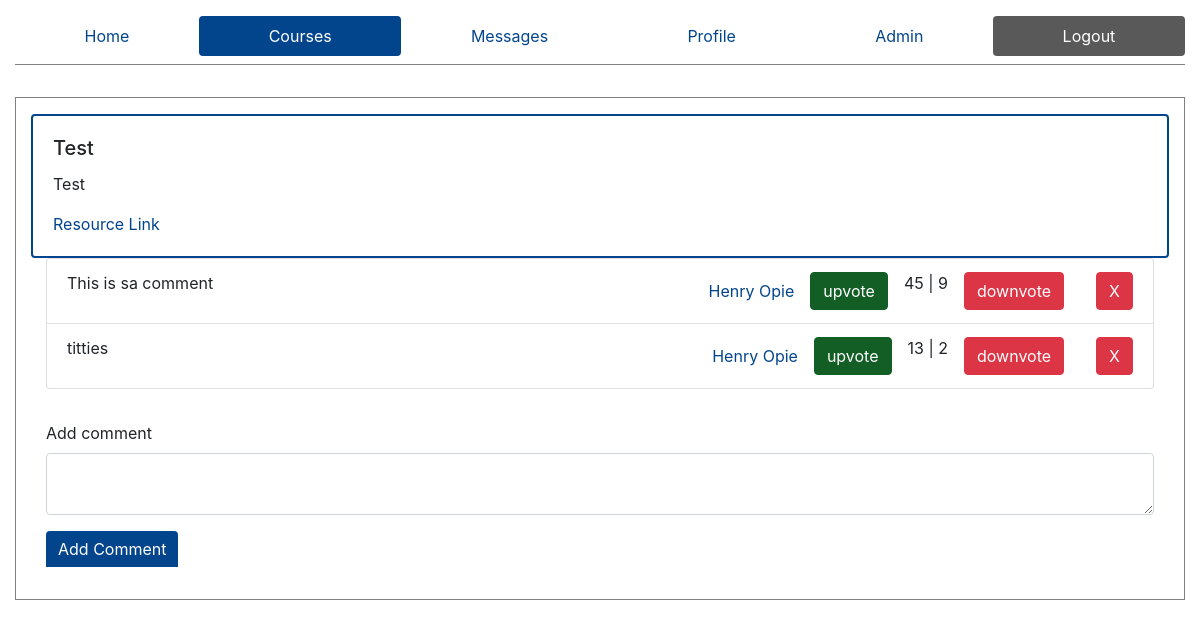
Before: /courses/1111/4 (signed in) with the older database file.
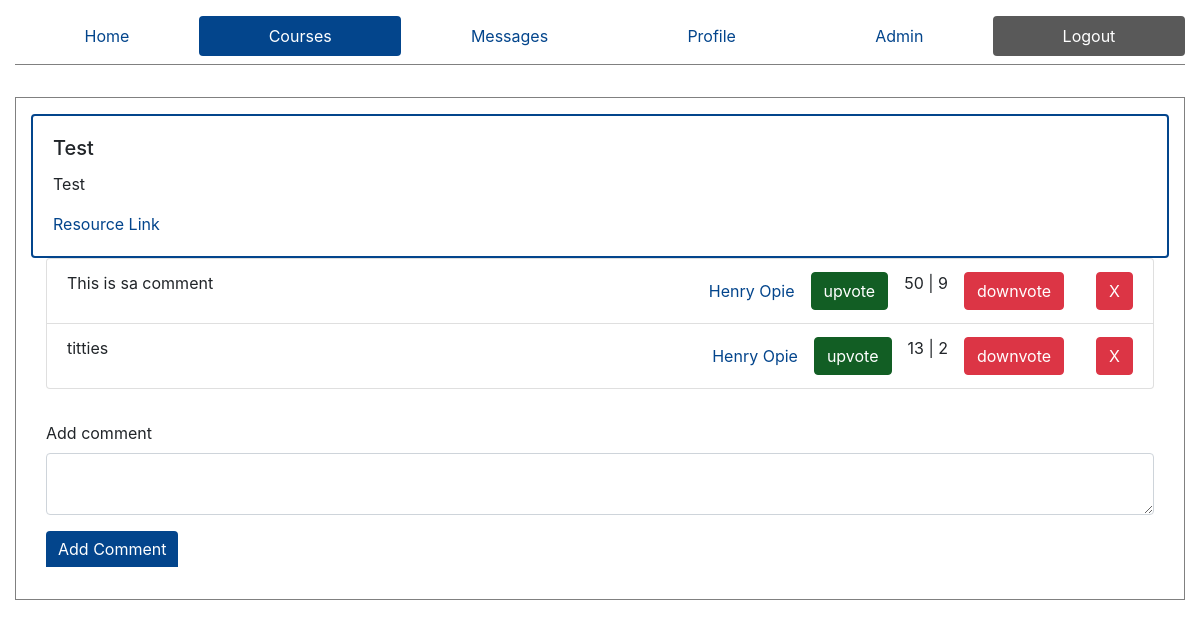
After: the same page with the newer database file.
### ed/models.py (models this page shows)
class Comment(models.Model):
    resource = models.ForeignKey(Resource, on_delete=models.CASCADE, related_name='comments')
    body = models.TextField()
    user = models.ForeignKey(Profile, on_delete=models.CASCADE, null=True)
    upvotes = models.IntegerField(default=0)
    downvotes = models.IntegerField(default=0)

class Profile(models.Model):
    user = models.OneToOneField(User, on_delete=models.CASCADE, related_name='+', default=1)
    FirstName = models.CharField(max_length=50,default='firstname')
    LastName = models.CharField(max_length=50,default='lastname')
    is_admin = models.BooleanField('Is admin', default=False)

### ed/views.py (the view, shortened to what this page needs)
# urls.py: path('courses/<slug:code>/<int:id>', views.singleResource, name='Resource'),
def singleResource(request,code, id):
    is_admin = False
    p = Profile.objects.get(user=request.user)
    error = ''
    if p.is_admin:
        is_admin = True
    if not request.POST:
        resource = Resource.objects.get(id=id)
        try:
            comments = Comment.objects.filter(resource=resource).\
                annotate(totalvotes = F('upvotes') - F('downvotes')).order_by('-totalvotes')
        except:
            comments = {}
        context = {
            'active': 'courses',
            'resource': resource,
            'comments': comments,
            'is_admin': is_admin
        }
        return render(request, 'resource.html', context=context)

### templates/resource.html (shortened to what this page needs)
{% extends "core.html" %}
{% block content %}
<div class="card">
    <div class="card-body">
        <h5 class="card-title">
            {{ resource.resourceName}}
        </h5>
        <p class="card-text">
            {{ resource.resourceDescription}}
        </p>
        {% if resource.resourceLink %}
        <a href="{{resource.resourceLink}}" target='_blank'>
            Resource Link
        </a>
        {% endif %}
    </div>
</div>
<div class="container-fluid">
    {% if comments %}
        <ul class='list-group'>
            {% for comment in comments %}
                <li class="list-group-item" style="display: flex;">
                    <div class="comment-body" style="width: 50%; max-width: 50%;">
                    {{comment.body}}
                    </div>
                    <div class="comment-author" style="margin-left: auto; display: flex; align-items: center;">
                        <a href="/profile/{{comment.user.id}}">
                            {{comment.user.FirstName}} {{comment.user.LastName}}
                        </a>
                    </div>
                    <div class="comment-votes">
                        <div class="upvote">
                            <form action="/courses/{{resource.course.courseCode}}/{{resource.id}}" method="post" >
                                <input type="submit" value="upvote" class="btn btn-success">
                            </form>
                        </div>
                        <p>
                            {{comment.upvotes}} | {{comment.downvotes}}
                        </p>
                        <div class="downvote">
                            <form action="/courses/{{resource.course.courseCode}}/{{resource.id}}" method="post" role='form'>
                                <input type="submit" value="downvote" class="btn btn-danger">
                            </form>
                        </div>
                        {% if is_admin %}
                            <div class="admin-delete btn btn-danger">
                                X
                            </div>
                        {% endif %}
                    </div>
                </li>
            {% endfor %}
        </ul>
    {% endif %}
    <form action="/courses/{{resource.course.courseCode}}/{{resource.id}}" method="post" style="margin-top: 2rem;" role="form">
        <div class="form-group">
            <label for="comment" >Add comment</label>
            <textarea id="comment" name="comment" type="text" class="form-control"> </textarea>
        </div>
        <div class="form-group">
            <input type="submit" value="Add Comment" style="width: auto" class="btn btn-primary" role="button">
        </div>
    </form>
</div>
{% endblock %}

Changed rows visible on the page:
changed Comment "This is sa comment": upvotes "45" → "50"
